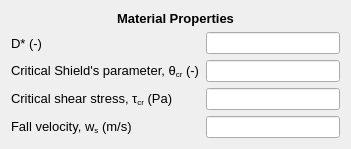
           <widget class="QWidget" name="formLayoutWidget_10">
            <property name="geometry">
             <rect>
              <x>20</x>
              <y>540</y>
              <width>351</width>
              <height>139</height>
             </rect>
            </property>
            <layout class="QFormLayout" name="formLayout_12">
             <item row="1" column="0">
              <widget class="QLabel" name="Dstar_Wave_lbl">
               <property name="font">
                <font>
                 <family>MS Shell Dlg 2</family>
                 <pointsize>10</pointsize>
                </font>
               </property>
               <property name="toolTip">
                <string>Dimensionless grain size</string>
               </property>
               <property name="text">
                <string>D* (-)</string>
               </property>
              </widget>
             </item>
             <item row="1" column="1">
              <widget class="QLineEdit" name="Dstar_Wave_txt">
               <property name="readOnly">
                <bool>true</bool>
               </property>
              </widget>
             </item>
             <item row="2" column="0">
              <widget class="QLabel" name="crShields_Wave_lbl">
               <property name="font">
                <font>
                 <family>MS Shell Dlg 2</family>
                 <pointsize>10</pointsize>
                </font>
               </property>
               <property name="text">
                <string>&lt;html&gt;&lt;head/&gt;&lt;body&gt;&lt;p&gt;Critical Shield's parameter, θ&lt;span style=&quot; vertical-align:sub;&quot;&gt;cr&lt;/span&gt; (-)&lt;/p&gt;&lt;/body&gt;&lt;/html&gt;</string>
               </property>
              </widget>
             </item>
             <item row="2" column="1">
              <widget class="QLineEdit" name="crShields_Wave_txt">
               <property name="readOnly">
                <bool>true</bool>
               </property>
              </widget>
             </item>
             <item row="3" column="0">
              <widget class="QLabel" name="crShear_Wave_lbl">
               <property name="font">
                <font>
                 <family>MS Shell Dlg 2</family>
                 <pointsize>10</pointsize>
                 <weight>50</weight>
                 <bold>false</bold>
                 <strikeout>false</strikeout>
                 <kerning>true</kerning>
                </font>
               </property>
               <property name="text">
                <string>&lt;html&gt;&lt;head/&gt;&lt;body&gt;&lt;p&gt;Critical shear stress, τ&lt;span style=&quot; vertical-align:sub;&quot;&gt;cr&lt;/span&gt; (Pa)&lt;/p&gt;&lt;/body&gt;&lt;/html&gt;</string>
               </property>
              </widget>
             </item>
             <item row="3" column="1">
              <widget class="QLineEdit" name="crShear_Wave_txt">
               <property name="readOnly">
                <bool>true</bool>
               </property>
              </widget>
             </item>
             <item row="0" column="0" colspan="2">
              <widget class="QLabel" name="materialProperties_lbl_4">
               <property name="font">
                <font>
                 <family>MS Shell Dlg 2</family>
                 <pointsize>10</pointsize>
                 <weight>75</weight>
                 <bold>true</bold>
                </font>
               </property>
               <property name="text">
                <string>&lt;html&gt;&lt;head/&gt;&lt;body&gt;&lt;p align=&quot;center&quot;&gt;Material Properties&lt;/p&gt;&lt;/body&gt;&lt;/html&gt;</string>
               </property>
              </widget>
             </item>
             <item row="4" column="0">
              <widget class="QLabel" name="fallVelocity_Wave_lbl">
               <property name="font">
                <font>
                 <family>MS Shell Dlg 2</family>
                 <pointsize>10</pointsize>
                 <weight>50</weight>
                 <bold>false</bold>
                 <strikeout>false</strikeout>
                 <kerning>true</kerning>
                </font>
               </property>
               <property name="text">
                <string>&lt;html&gt;&lt;head/&gt;&lt;body&gt;&lt;p&gt;Fall velocity, w&lt;span style=&quot; vertical-align:sub;&quot;&gt;s&lt;/span&gt; (m/s)&lt;/p&gt;&lt;/body&gt;&lt;/html&gt;</string>
               </property>
              </widget>
             </item>
             <item row="4" column="1">
              <widget class="QLineEdit" name="fallVelocity_Wave_txt">
               <property name="readOnly">
                <bool>true</bool>
               </property>
              </widget>
             </item>
            </layout>
           </widget>
